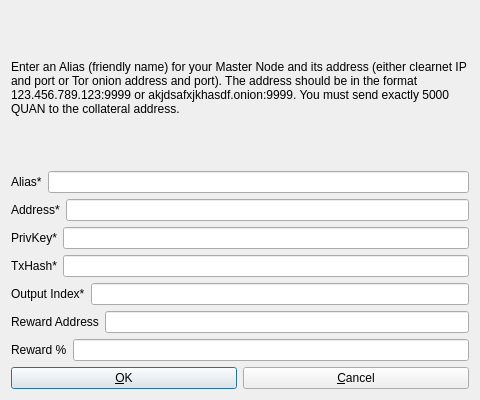
<?xml version="1.0" encoding="UTF-8"?>
<ui version="4.0">
 <class>AddEditAdrenalineNode</class>
 <widget class="QDialog" name="AddEditAdrenalineNode">
  <property name="geometry">
   <rect>
    <x>0</x>
    <y>0</y>
    <width>480</width>
    <height>400</height>
   </rect>
  </property>
  <property name="windowTitle">
   <string>Add/Edit Nightcoin Node</string>
  </property>
  <property name="modal">
   <bool>true</bool>
  </property>
  <layout class="QVBoxLayout" name="verticalLayout">
   <item>
    <widget class="QLabel" name="label_9">
     <property name="sizePolicy">
      <sizepolicy hsizetype="Preferred" vsizetype="Expanding">
       <horstretch>0</horstretch>
       <verstretch>0</verstretch>
      </sizepolicy>
     </property>
     <property name="text">
      <string>&lt;html&gt;&lt;head/&gt;&lt;body&gt;&lt;p&gt;Enter an Alias (friendly name) for your Master Node and its address (either clearnet IP and port or Tor onion address and port). The address should be in the format 123.456.789.123:9999 or akjdsafxjkhasdf.onion:9999. You must send exactly 5000 QUAN to the collateral address.&lt;/p&gt;&lt;/body&gt;&lt;/html&gt;</string>
     </property>
     <property name="wordWrap">
      <bool>true</bool>
     </property>
    </widget>
   </item>
   <item>
    <layout class="QHBoxLayout" name="horizontalLayout_4">
     <property name="bottomMargin">
      <number>0</number>
     </property>
     <item>
      <widget class="QLabel" name="label_4">
       <property name="text">
        <string>Alias*</string>
       </property>
      </widget>
     </item>
     <item>
      <widget class="QLineEdit" name="aliasLineEdit"/>
     </item>
    </layout>
   </item>
   <item>
    <layout class="QHBoxLayout" name="horizontalLayout_5">
     <property name="bottomMargin">
      <number>0</number>
     </property>
     <item>
      <widget class="QLabel" name="label_6">
       <property name="text">
        <string>Address*</string>
       </property>
      </widget>
     </item>
     <item>
      <widget class="QLineEdit" name="addressLineEdit"/>
     </item>
    </layout>
   </item>
   <item>
    <layout class="QHBoxLayout" name="horizontalLayout_3">
     <property name="bottomMargin">
      <number>0</number>
     </property>
     <item>
      <widget class="QLabel" name="label_5">
       <property name="text">
        <string>PrivKey*</string>
       </property>
      </widget>
     </item>
     <item>
      <widget class="QLineEdit" name="privkeyLineEdit"/>
     </item>
    </layout>
   </item>
   <item>
    <layout class="QHBoxLayout" name="horizontalLayout_2">
     <property name="bottomMargin">
      <number>0</number>
     </property>
     <item>
      <widget class="QLabel" name="label_2">
       <property name="text">
        <string>TxHash*</string>
       </property>
      </widget>
     </item>
     <item>
      <widget class="QLineEdit" name="txhashLineEdit"/>
     </item>
    </layout>
   </item>
   <item>
    <layout class="QHBoxLayout" name="horizontalLayout_8">
     <property name="bottomMargin">
      <number>0</number>
     </property>
     <item>
      <widget class="QLabel" name="label_8">
       <property name="text">
        <string>Output Index*</string>
       </property>
      </widget>
     </item>
     <item>
      <widget class="QLineEdit" name="outputindexLineEdit"/>
     </item>
    </layout>
   </item>
   <item>
    <layout class="QHBoxLayout" name="horizontalLayout_6">
     <property name="bottomMargin">
      <number>0</number>
     </property>
     <item>
      <widget class="QLabel" name="label_3">
       <property name="text">
        <string>Reward Address</string>
       </property>
      </widget>
     </item> 
     <item>
      <widget class="QLineEdit" name="rewardaddressLineEdit"/>
     </item>
    </layout>
   </item>
   <item>
    <layout class="QHBoxLayout" name="horizontalLayout_7">
     <property name="bottomMargin">
      <number>0</number>
     </property>
     <item>
      <widget class="QLabel" name="label_7">
       <property name="text">
        <string>Reward %</string>
       </property>
      </widget>
     </item>
     <item>
      <widget class="QLineEdit" name="rewardpercentageLineEdit"/>
     </item>
    </layout>
   </item>
   <item>
    <layout class="QHBoxLayout" name="horizontalLayout_Buttons">
     <item>
      <widget class="QPushButton" name="okButton">
       <property name="text">
        <string>&amp;OK</string>
       </property>
      </widget>
     </item>
     <item>
      <widget class="QPushButton" name="cancelButton">
       <property name="text">
        <string>&amp;Cancel</string>
       </property>
       <property name="autoDefault">
        <bool>false</bool>
       </property>
      </widget>
     </item>
    </layout>
   </item>
  </layout>
 </widget>
 <resources/>
 <connections/>
</ui>
